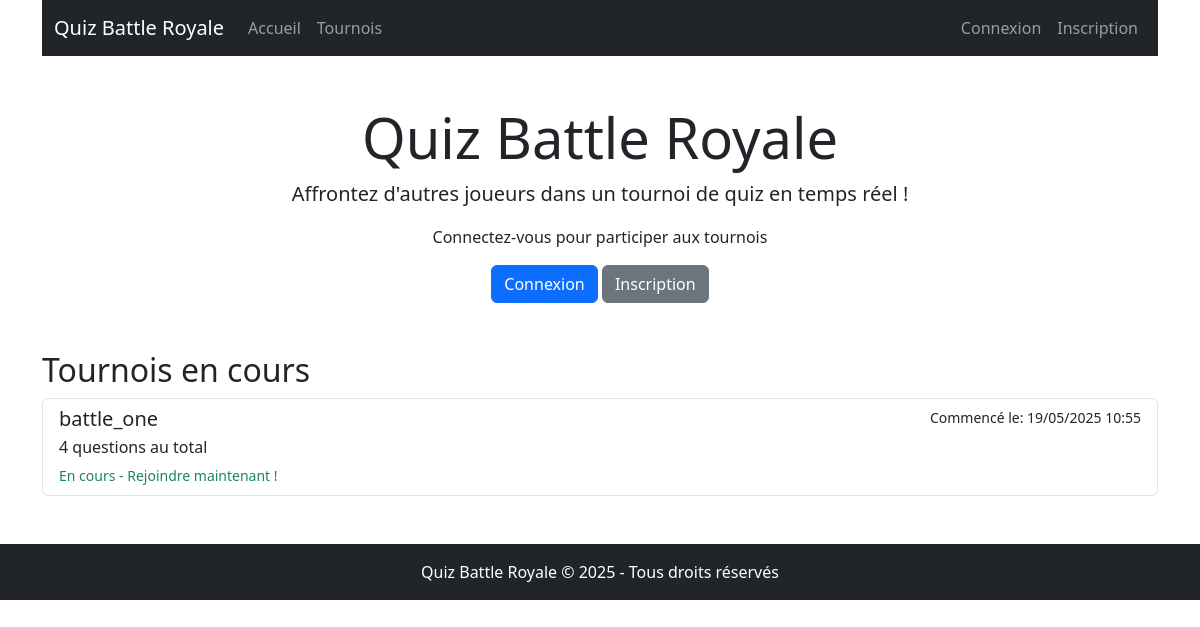
The page / on the database its author committed.
### tables this page shows
CREATE TABLE `tournaments` (
  `id` int(11) NOT NULL,
  `title` varchar(255) NOT NULL,
  `total_questions` int(11) NOT NULL,
  `start_time` datetime DEFAULT NULL,
  `created_at` timestamp NOT NULL DEFAULT current_timestamp()
);

### index.php (the view, shortened to what this page needs)
<?php
require_once 'config/database.php';
$stmt = $conn->prepare("SELECT * FROM tournaments WHERE start_time IS NOT NULL AND start_time <= NOW() ORDER BY start_time DESC");
$stmt->execute();
$ongoing_tournaments = $stmt->fetchAll(PDO::FETCH_ASSOC);
?>
<!DOCTYPE html>
<html lang="fr">
<head>
    <link rel="stylesheet" href="css/styles.css">
    <link href="https://cdn.jsdelivr.net/npm/bootstrap@5.3.0/dist/css/bootstrap.min.css" rel="stylesheet">
</head>
<body>
    <div class="container">
        <?php include 'includes/header.php'; ?>
        <div class="row mt-5">
            <div class="col-md-12">
                <div class="jumbotron text-center">
                    <h1 class="display-4">Quiz Battle Royale</h1>
                    <p class="lead">Affrontez d'autres joueurs dans un tournoi de quiz en temps réel !</p>
                    <?php if(isset($_SESSION['user_id'])): ?>
                        <a href="tournaments.php" class="btn btn-primary btn-lg mt-3">Voir les tournois</a>
                    <?php else: ?>
                        <p>Connectez-vous pour participer aux tournois</p>
                        <a href="login.php" class="btn btn-primary">Connexion</a>
                        <a href="register.php" class="btn btn-secondary">Inscription</a>
                    <?php endif; ?>
                </div>
            </div>
        </div>
        <?php if(!empty($ongoing_tournaments)): ?>
        <div class="row mt-5">
            <div class="col-md-12">
                <h2>Tournois en cours</h2>
                <div class="list-group">
                    <?php foreach($ongoing_tournaments as $tournament): ?>
                        <a href="tournament.php?id=<?= $tournament['id'] ?>" class="list-group-item list-group-item-action">
                            <div class="d-flex w-100 justify-content-between">
                                <h5 class="mb-1"><?= htmlspecialchars($tournament['title']) ?></h5>
                                <small>Commencé le: <?= date('d/m/Y H:i', strtotime($tournament['start_time'])) ?></small>
                            </div>
                            <p class="mb-1"><?= $tournament['total_questions'] ?> questions au total</p>
                            <small class="text-success">En cours - Rejoindre maintenant !</small>
                        </a>
                    <?php endforeach; ?>
                </div>
            </div>
        </div>
        <?php endif; ?>
    </div>
    <?php include 'includes/footer.php'; ?>
</body>
</html>

### css/styles.css (style rules this page uses)
body { font-family: 'Arial', sans-serif; background-color: #f8f9fa; }
.container { max-width: 1200px; }

### rows shown on the page
tournaments: title "battle_one", start_time "19/05/2025 10:55", total_questions "4"
